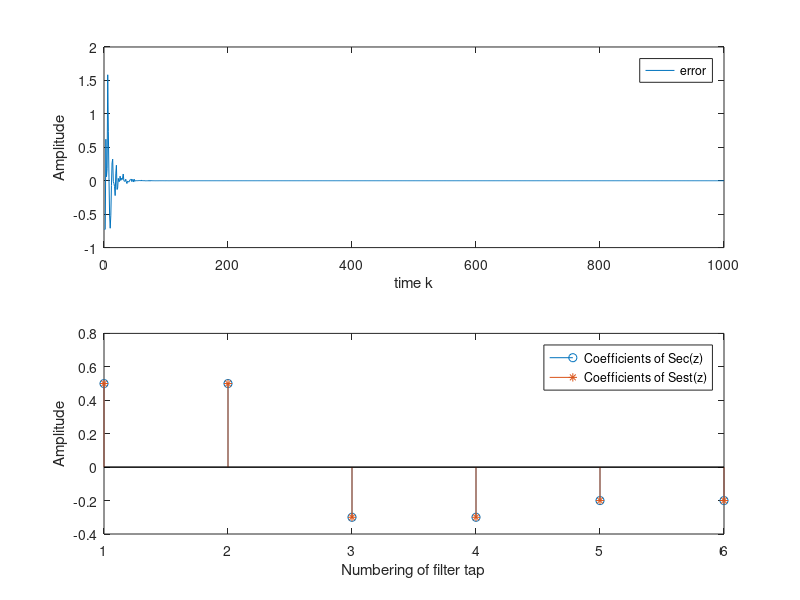

This chart was generated by the following MATLAB code: (Note: this script raises an error after producing the figure.)
clear all;
set(0, 'defaultfigurecolor', 'w') % set white ground
T = 1000; 

P = [0.5 0.5 -.3 -.3 -.2 -.2];  % assume primary path
Sec = P;

x = randn(1,T);
y = filter(Sec, 1, x);
S_estx = zeros(1,length(P)); 
S_estw = zeros(1,length(P));     % the weight of Sh(z)
e = zeros(1, T);                 % data buffer for the identification error

% apply LMS algorithm
mu = 0.09;                         
for k = 1 : T                      
    S_estx = [x(k) S_estx(1 : (length(P) - 1))];  
    S_esty = sum(S_estx.*S_estw);	        
    e(k) = y(k) - S_esty;     
    S_estw = S_estw+mu * e(k) * S_estx;   
end

 % check the result
 subplot(2, 1, 1);
 plot([1 : T], e);
 ylabel('Amplitude');
 xlabel('time k');
 legend('error');
 subplot(2,1,2);
 stem(Sec);
 hold on;
 stem(S_estw, '*');
 ylabel('Amplitude');
 xlabel('Numbering of filter tap');
 legend('Coefficients of Sec(z)', 'Coefficients of Sest(z)')

[y,Fs] = audioread('sample.wav');
dt = 1 / Fs;
t = 0 : dt : (length(y) * dt) - dt;
figure;         % plot original voice file in time domain
subplot(2, 2, 1);
plot(t, y);        
xlabel("Time");
ylabel("Amplitude");
title("Original voice file in time domain");

y = y.';
[S, F, T] = stft(y(1,:), Fs, 'Window', kaiser(256,5), 'OverlapLength', 128, 'FFTLength', 256);  % apply stft       
% plot original voice file in frequency domain
subplot(2, 2, 3);
waterfall(F, T, abs(S)');
xlabel("Frequency");
ylabel("Time");
zlabel("Abs()");
title("Original voice file in frequency domain");

% find white noise in voice file
SIZE_S = size(S);
min_S = zeros(SIZE_S(1), SIZE_S(2));
for i = 1 : SIZE_S(1)
    g = 1;
    for k = 1 : 9
        tmp = min(abs(S(i, g : g + int32(SIZE_S(2) / 10) - 1)));
        for j = g : g + int32(SIZE_S(2) / 10) - 1
            min_S(i, j) = tmp;
        end
        g = g + int32(SIZE_S(2) / 10) - 1;
    end
end

% plot white noise in frequency domain
subplot(2, 2, 4);
waterfall(F, T, abs(min_S)');
xlabel("Frequency");
ylabel("Time");
zlabel("Abs()");
title("White noise in frequency domain");

% transfer back to time domain
x = istft(min_S, Fs, 'Window', kaiser(256,5), 'OverlapLength', 128, 'FFTLength', 256);
% plot white noise in time domain
subplot(2, 2, 2);
plot(t,x);
xlabel("Time");
ylabel("Amplitude");
title("White noise in time domain");

X = x.';    % let X beecome white noise in time domain
T = length(X);
P = S_estw;
Yd = filter(P, 1, X);
  
% Initiate the system,
Cx = zeros(1,length(P));       % the state of C(z)
Cw = zeros(1,length(P));       % the weight of C(z)
Sx = zeros(size(Sec));         % the dummy state for the secondary path
err = zeros(1,T);              % data buffer for the control error
Xhx = zeros(1,length(P));      % the state of the filtered x(k)
X_estx = zeros(1,length(P));

% apply the FxLMS algorithm
mu = 100000;                   % step size      
for k = 1:T                        
    Cx = [X(k) Cx(1:length(P) - 1)];           
    Cy = sum(Cx .* Cw);          
    Sx = [Cy Sx(1:length(Sx) - 1)];    
    err(k) = Yd(k) - sum(Sx .* S_estw);  
    X_estx = [X(k) X_estx(1:length(P) - 1)];         
    Xhx = [sum(X_estx .* S_estw) Xhx(1:length(P) - 1)];
    Cw = Cw + mu * err(k) * Xhx;       
end

% the result
figure;
subplot(2, 1, 1);
plot([1:T], err);
ylabel('Amplitude');
xlabel('time k');
legend('Noise redundent');
subplot(2, 1, 2);
plot([1:T], Yd);
hold on;
plot([1:T], Yd-err, 'r:');
ylabel('Amplitude');
xlabel('time k');
legend('Noise signal', 'Control signal');
